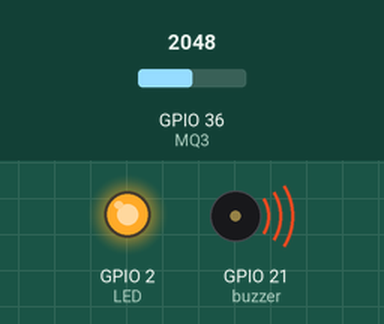
Simulated run of this sketch. Board: ESP32. On the bench: output pins drawn as LEDs (lit = HIGH), buzzer (waves = sounding, pin HIGH). The test bench sets the inputs (shaded band); at power-on: GPIO 36 (MQ3) = 2048. WiFi joins after 1.5 s; servers stay silent unless stated; what the sketch prints to the serial monitor is not drawn.

Above: at 2.8 s.
2.9 s: GPIO 36 (MQ3) set to 1262
4.4 s: GPIO 36 (MQ3) set to 1170
At 5.1 s:
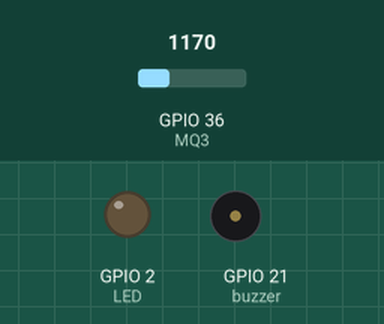
6.3 s: GPIO 36 (MQ3) set to 1228
At 7.5 s:
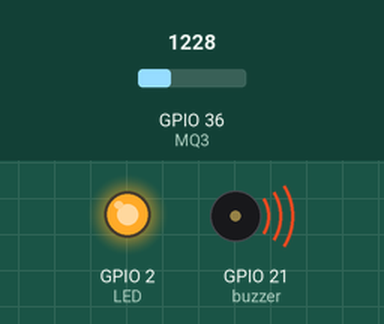
7.9 s: GPIO 36 (MQ3) set to 1160
At 8.8 s:
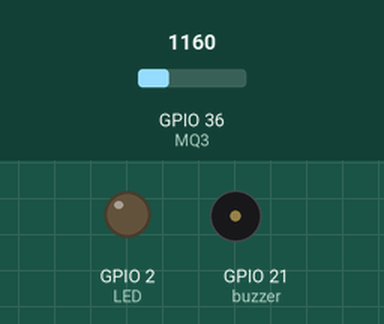
Timing chart, 0 to 10.5 s (numbered marks = the images above; inputs shaded):
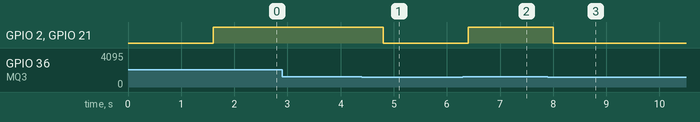

Measured:
- the behaviour switches between 1201 and 1200 on GPIO 36 (MQ3) (found by bisection; images 0 and 1)
- after the input at 2.9 s, every drawn part: stays the same
- after the input at 4.4 s, GPIO 2 (LED), GPIO 21 (buzzer): HIGH → LOW after 0.40 s
- after the input at 6.3 s, GPIO 2 (LED), GPIO 21 (buzzer): LOW → HIGH after 0.10 s
- after the input at 7.9 s, GPIO 2 (LED), GPIO 21 (buzzer): HIGH → LOW after 0.11 s

The sketch:

alcohol_breath_analyser.ino
```cpp
#define MQ3 A0
 //#define led 2
#define LED 2
// #define BLYNK_TEMPLATE_ID "TMPL3aUHyKY1H"
// #define BLYNK_TEMPLATE_NAME "alcohol"
// #define BLYNK_AUTH_TOKEN "TKh4JxTtXpppimG6HJ0Fp-eSgOHf8bjU"
#define Thres_Val 1200
#include <ThingSpeak.h>

 #include <WiFi.h>
  WiFiClient Client;
 int value;

//  int enA = 16;//d0
//  int enB = 13;//d7
//  int in1 = 5;//d1
//  int in2 = 4;//d2
//  int in3 = 14;//d5

 //int in4 = 12;//d6

 const char *nam="Yolo";
 const char *password="Yogesh@1";

const char *host ="api.thingsspeak.com";
const char apiKey[]="ER953QCS15ZOJDEV";
const int buzzer=21;

 void setup()
 {
  Serial.begin(9600);

  WiFi.begin(nam, password);
  while(WiFi.status() != WL_CONNECTED)
  {
    delay(200);
    Serial.print("..");
  }
   Serial.println();
  Serial.println("NodeMCU is connected!");
  Serial.println(WiFi.localIP());

   pinMode(MQ3, INPUT);
   pinMode(LED, OUTPUT);
   pinMode(buzzer,OUTPUT);
   //pinMode(LED, OUTPUT);
   Serial.begin(9600);
  // pinMode(enA, OUTPUT);
  // pinMode(enB, OUTPUT);
  // pinMode(in1, OUTPUT);
  // pinMode(in2, OUTPUT);
  // pinMode(in3, OUTPUT);
  // pinMode(in4, OUTPUT);
  ThingSpeak.begin(Client);

 }
 void loop() {
   int value;
   value=analogRead(MQ3);
   Serial.println(value);
 if ( value > Thres_Val )   //if alcohol is detected
   {
     digitalWrite ( LED ,HIGH );
     digitalWrite(buzzer,HIGH);

    //  digitalWrite(in1, LOW);
    //  digitalWrite(in2, LOW);
    //  digitalWrite(in3, LOW);
    //  digitalWrite(in4, LOW);


 }
 else {
     digitalWrite(LED,LOW);
     digitalWrite(buzzer,LOW);
    //  enA = 1;
    //  enB = 1;
    //  digitalWrite(in1, HIGH);
    //  digitalWrite(in2, HIGH);
    //  digitalWrite(in3, HIGH);
    //  digitalWrite(in4, HIGH);
 }
  ThingSpeak.writeField(2179064, 1, value, apiKey);
 delay (500);
 }
```
